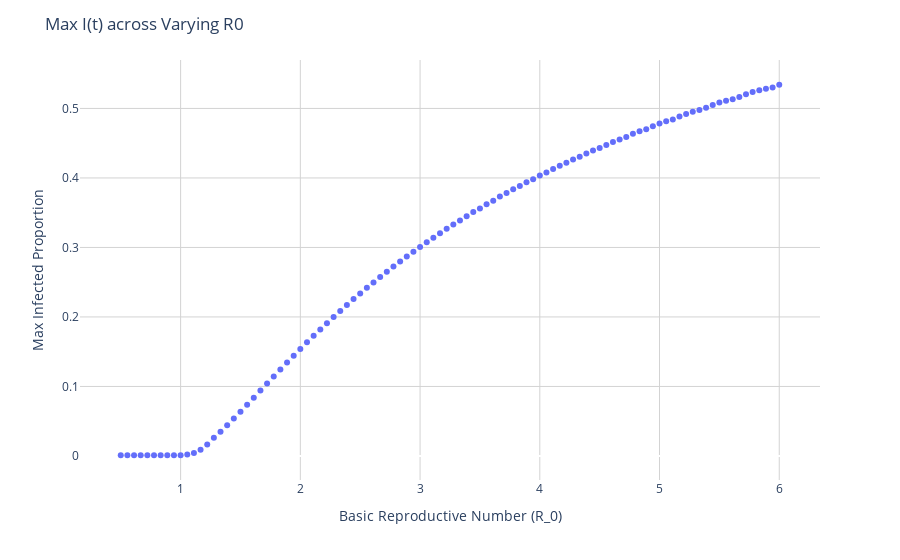

Here is the notebook cell this chart was saved with:
### Code cell
fig = px.scatter(betas_df, x='ro', y='peak_infect_prop')

fig.update_layout(
    xaxis_title = 'Basic Reproductive Number (R_0)',
    yaxis_title = 'Max Infected Proportion',
    plot_bgcolor = 'white',
    xaxis=dict(showgrid=True, gridcolor='lightgray'),
    yaxis=dict(showgrid=True, gridcolor='lightgray'),
    title = 'Max I(t) across Varying R0'
)

fig.update_traces(marker=dict(size=6))

fig.show()

# save plot
# fig.write_image("C:/Users/leena/math111a/plots/max_i(t)_R0.png")

### Figure 1 — Plotly figure (JSON) as saved in the notebook; plotly's stock layout.template omitted (floating-point values rounded to 4 significant figures)
{"data": [{"hovertemplate": "ro=%{x}<br>peak_infect_prop=%{y}<extra></extra>", "legendgroup": "", "marker": {"color": "#636efa", "size": 6, "symbol": "circle"}, "mode": "markers", "name": "", "orientation": "v", "showlegend": false, "type": "scatter", "x": [0.5, 0.5556, 0.6111, 0.6667, 0.7222, 0.7778, 0.8333, 0.8889, 0.9444, 1.0, 1.056, 1.111, 1.167, 1.222, 1.278, 1.333, 1.389, 1.444, 1.5, 1.556, 1.611, 1.667, 1.722, 1.778, 1.833, 1.889, 1.944, 2.0, 2.056, 2.111, 2.167, 2.222, 2.278, 2.333, 2.389, 2.444, 2.5, 2.556, 2.611, 2.667, 2.722, 2.778, 2.833, 2.889, 2.944, 3.0, 3.056, 3.111, 3.167, 3.222, 3.278, 3.333, 3.389, 3.444, 3.5, 3.556, 3.611, 3.667, 3.722, 3.778, 3.833, 3.889, 3.944, 4.0, 4.056, 4.111, 4.167, 4.222, 4.278, 4.333, 4.389, 4.444, 4.5, 4.556, 4.611, 4.667, 4.722, 4.778, 4.833, 4.889, 4.944, 5.0, 5.056, 5.111, 5.167, 5.222, 5.278, 5.333, 5.389, 5.444, 5.5, 5.556, 5.611, 5.667, 5.722, 5.778, 5.833, 5.889, 5.944, 6.0], "xaxis": "x", "y": [0.001, 0.001, 0.001, 0.001, 0.001, 0.001, 0.001, 0.001, 0.001, 0.001, 0.001985, 0.004352, 0.008921, 0.01644, 0.02602, 0.03499, 0.0442, 0.05381, 0.06369, 0.07375, 0.08391, 0.0941, 0.1043, 0.1144, 0.1244, 0.1344, 0.1442, 0.1539, 0.1634, 0.1728, 0.182, 0.1911, 0.2, 0.2087, 0.2172, 0.2257, 0.2338, 0.2419, 0.2497, 0.2574, 0.2651, 0.2726, 0.2798, 0.287, 0.294, 0.3008, 0.3074, 0.3138, 0.3203, 0.3268, 0.333, 0.3387, 0.345, 0.3509, 0.3562, 0.3623, 0.3674, 0.3731, 0.3782, 0.3837, 0.3885, 0.3938, 0.3982, 0.4037, 0.4078, 0.413, 0.4175, 0.4217, 0.4267, 0.4306, 0.435, 0.4396, 0.4431, 0.4474, 0.4519, 0.4554, 0.4589, 0.4635, 0.4672, 0.47, 0.4742, 0.4783, 0.4816, 0.4841, 0.4883, 0.4922, 0.4953, 0.4978, 0.501, 0.505, 0.5084, 0.5111, 0.5132, 0.5165, 0.5203, 0.5235, 0.5261, 0.5282, 0.5302, 0.5341], "yaxis": "y"}], "layout": {"legend": {"tracegroupgap": 0}, "margin": {"t": 60}, "plot_bgcolor": "white", "title": {"text": "Max I(t) across Varying R0"}, "xaxis": {"anchor": "y", "domain": [0, 1], "gridcolor": "lightgray", "showgrid": true, "title": {"text": "Basic Reproductive Number (R_0)"}}, "yaxis": {"anchor": "x", "domain": [0, 1], "gridcolor": "lightgray", "showgrid": true, "title": {"text": "Max Infected Proportion"}}}}
